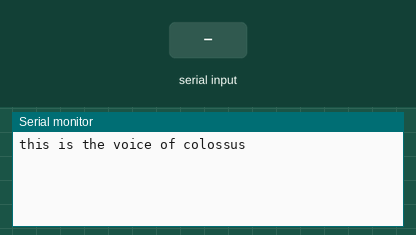
Simulated run of this sketch. Board: Arduino Uno, built with avr-gcc and run on an emulated ATmega328P. On the bench: the last lines printed to the serial monitor. Inputs (shaded band) come from the test bench.

Above: at 1.2 s.
1.3 s: "1\n" received over the second serial link
At 2.5 s:
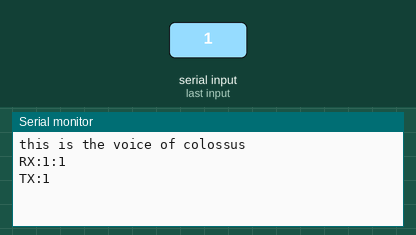
2.8 s: "0\n" received over the second serial link
At 3.9 s:
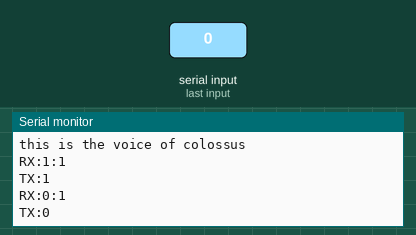
4.3 s: "2\n" received over the second serial link
At 5.1 s:
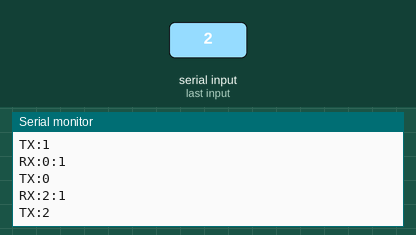

The sketch:

XBeeRange.ino
```cpp
#include  <SoftwareSerial.h>

#define _XBEE_DEBUG

const int rx = 2 ;
const int tx = 3 ;
const long sp_baud_rate = 115200 ;
const long xb_baud_rate = 57600 ;  //must match xbee configuration.
const String ATTN = "this is the voice of colossus" ;

SoftwareSerial xbs( rx, tx ) ;

const int INPUT_BUFFER_SIZE = 64 ;
const char EOL = '\n' ;

void setup ( ) {
#ifdef _XBEE_DEBUG
  Serial.begin( sp_baud_rate ) ;
  Serial.println( ATTN ) ;
#endif
  xbs.begin( xb_baud_rate ) ;
} //-setup


String xbuffer ;
void loop ( ) {
  if ( readline(xbs, xbuffer) ) {
#ifdef _XBEE_DEBUG
    Serial.print( "RX:" ) ; Serial.print( xbuffer ) ; Serial.print(":") ; Serial.println( xbuffer.length() ) ;
#endif
    xbs.print( xbuffer ) ; xbs.write( EOL ) ;
    Serial.print( "TX:" ) ; Serial.print( xbuffer ) ; Serial.write( EOL ) ;
    xbuffer = "" ;
  }
} //-loop


boolean readline ( Stream& stream, String& buffer ) {
  int in ;
  if ( stream.available() ) {
    in = stream.read() ;
    if ( in == EOL ) {
      return true ;
    }
    buffer += (char)in ;
#ifdef _XBEE_DEBUG
    //Serial.print( "r_:" ) ; Serial.print( in ) ; Serial.print( ":" ) ; Serial.print( (char)in ) ; Serial.print( ":" ) ; Serial.print( buffer ) ; Serial.print( ":" ) ; Serial.println( buffer.length() ) ;
#endif
  } //-if.available

  return false ;
} //-readline
```

Measured:
- after the input at 1.3 s, the serial monitor: prints a new line at once (image 1)
- after the input at 2.8 s, the serial monitor: prints a new line at once (image 2)
- after the input at 4.3 s, the serial monitor: prints a new line at once (image 3)
